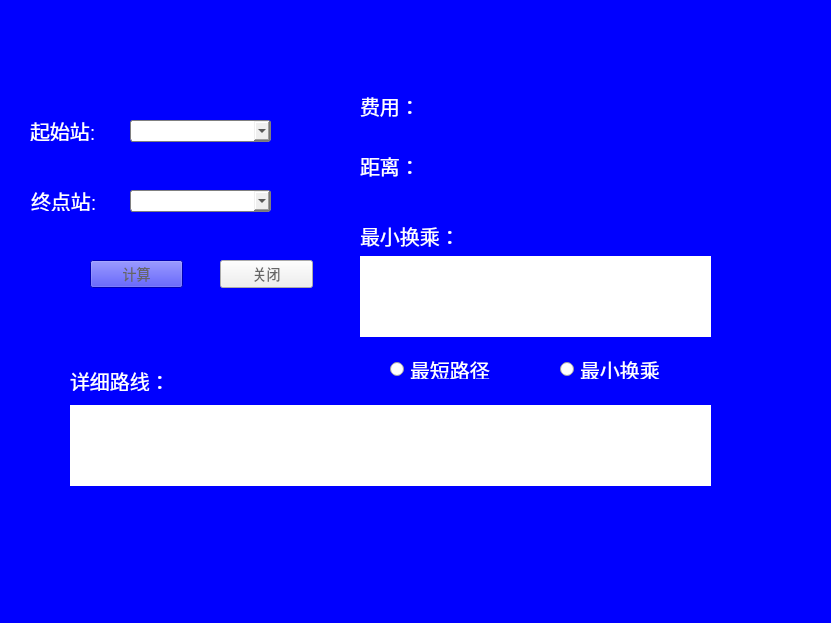
<?xml version="1.0" encoding="UTF-8"?>
<ui version="4.0">
 <class>SubwayForQtClass</class>
 <widget class="QMainWindow" name="SubwayForQtClass">
  <property name="geometry">
   <rect>
    <x>0</x>
    <y>0</y>
    <width>831</width>
    <height>623</height>
   </rect>
  </property>
  <property name="palette">
   <palette>
    <active>
     <colorrole role="WindowText">
      <brush brushstyle="SolidPattern">
       <color alpha="255">
        <red>0</red>
        <green>0</green>
        <blue>0</blue>
       </color>
      </brush>
     </colorrole>
     <colorrole role="Button">
      <brush brushstyle="SolidPattern">
       <color alpha="255">
        <red>0</red>
        <green>0</green>
        <blue>255</blue>
       </color>
      </brush>
     </colorrole>
     <colorrole role="Light">
      <brush brushstyle="SolidPattern">
       <color alpha="255">
        <red>127</red>
        <green>127</green>
        <blue>255</blue>
       </color>
      </brush>
     </colorrole>
     <colorrole role="Midlight">
      <brush brushstyle="SolidPattern">
       <color alpha="255">
        <red>63</red>
        <green>63</green>
        <blue>255</blue>
       </color>
      </brush>
     </colorrole>
     <colorrole role="Dark">
      <brush brushstyle="SolidPattern">
       <color alpha="255">
        <red>0</red>
        <green>0</green>
        <blue>127</blue>
       </color>
      </brush>
     </colorrole>
     <colorrole role="Mid">
      <brush brushstyle="SolidPattern">
       <color alpha="255">
        <red>0</red>
        <green>0</green>
        <blue>170</blue>
       </color>
      </brush>
     </colorrole>
     <colorrole role="Text">
      <brush brushstyle="SolidPattern">
       <color alpha="255">
        <red>0</red>
        <green>0</green>
        <blue>0</blue>
       </color>
      </brush>
     </colorrole>
     <colorrole role="BrightText">
      <brush brushstyle="SolidPattern">
       <color alpha="255">
        <red>255</red>
        <green>255</green>
        <blue>255</blue>
       </color>
      </brush>
     </colorrole>
     <colorrole role="ButtonText">
      <brush brushstyle="SolidPattern">
       <color alpha="255">
        <red>0</red>
        <green>0</green>
        <blue>0</blue>
       </color>
      </brush>
     </colorrole>
     <colorrole role="Base">
      <brush brushstyle="SolidPattern">
       <color alpha="255">
        <red>255</red>
        <green>255</green>
        <blue>255</blue>
       </color>
      </brush>
     </colorrole>
     <colorrole role="Window">
      <brush brushstyle="SolidPattern">
       <color alpha="255">
        <red>0</red>
        <green>0</green>
        <blue>255</blue>
       </color>
      </brush>
     </colorrole>
     <colorrole role="Shadow">
      <brush brushstyle="SolidPattern">
       <color alpha="255">
        <red>0</red>
        <green>0</green>
        <blue>0</blue>
       </color>
      </brush>
     </colorrole>
     <colorrole role="AlternateBase">
      <brush brushstyle="SolidPattern">
       <color alpha="255">
        <red>127</red>
        <green>127</green>
        <blue>255</blue>
       </color>
      </brush>
     </colorrole>
     <colorrole role="ToolTipBase">
      <brush brushstyle="SolidPattern">
       <color alpha="255">
        <red>255</red>
        <green>255</green>
        <blue>220</blue>
       </color>
      </brush>
     </colorrole>
     <colorrole role="ToolTipText">
      <brush brushstyle="SolidPattern">
       <color alpha="255">
        <red>0</red>
        <green>0</green>
        <blue>0</blue>
       </color>
      </brush>
     </colorrole>
    </active>
    <inactive>
     <colorrole role="WindowText">
      <brush brushstyle="SolidPattern">
       <color alpha="255">
        <red>0</red>
        <green>0</green>
        <blue>0</blue>
       </color>
      </brush>
     </colorrole>
     <colorrole role="Button">
      <brush brushstyle="SolidPattern">
       <color alpha="255">
        <red>0</red>
        <green>0</green>
        <blue>255</blue>
       </color>
      </brush>
     </colorrole>
     <colorrole role="Light">
      <brush brushstyle="SolidPattern">
       <color alpha="255">
        <red>127</red>
        <green>127</green>
        <blue>255</blue>
       </color>
      </brush>
     </colorrole>
     <colorrole role="Midlight">
      <brush brushstyle="SolidPattern">
       <color alpha="255">
        <red>63</red>
        <green>63</green>
        <blue>255</blue>
       </color>
      </brush>
     </colorrole>
     <colorrole role="Dark">
      <brush brushstyle="SolidPattern">
       <color alpha="255">
        <red>0</red>
        <green>0</green>
        <blue>127</blue>
       </color>
      </brush>
     </colorrole>
     <colorrole role="Mid">
      <brush brushstyle="SolidPattern">
       <color alpha="255">
        <red>0</red>
        <green>0</green>
        <blue>170</blue>
       </color>
      </brush>
     </colorrole>
     <colorrole role="Text">
      <brush brushstyle="SolidPattern">
       <color alpha="255">
        <red>0</red>
        <green>0</green>
        <blue>0</blue>
       </color>
      </brush>
     </colorrole>
     <colorrole role="BrightText">
      <brush brushstyle="SolidPattern">
       <color alpha="255">
        <red>255</red>
        <green>255</green>
        <blue>255</blue>
       </color>
      </brush>
     </colorrole>
     <colorrole role="ButtonText">
      <brush brushstyle="SolidPattern">
       <color alpha="255">
        <red>0</red>
        <green>0</green>
        <blue>0</blue>
       </color>
      </brush>
     </colorrole>
     <colorrole role="Base">
      <brush brushstyle="SolidPattern">
       <color alpha="255">
        <red>255</red>
        <green>255</green>
        <blue>255</blue>
       </color>
      </brush>
     </colorrole>
     <colorrole role="Window">
      <brush brushstyle="SolidPattern">
       <color alpha="255">
        <red>0</red>
        <green>0</green>
        <blue>255</blue>
       </color>
      </brush>
     </colorrole>
     <colorrole role="Shadow">
      <brush brushstyle="SolidPattern">
       <color alpha="255">
        <red>0</red>
        <green>0</green>
        <blue>0</blue>
       </color>
      </brush>
     </colorrole>
     <colorrole role="AlternateBase">
      <brush brushstyle="SolidPattern">
       <color alpha="255">
        <red>127</red>
        <green>127</green>
        <blue>255</blue>
       </color>
      </brush>
     </colorrole>
     <colorrole role="ToolTipBase">
      <brush brushstyle="SolidPattern">
       <color alpha="255">
        <red>255</red>
        <green>255</green>
        <blue>220</blue>
       </color>
      </brush>
     </colorrole>
     <colorrole role="ToolTipText">
      <brush brushstyle="SolidPattern">
       <color alpha="255">
        <red>0</red>
        <green>0</green>
        <blue>0</blue>
       </color>
      </brush>
     </colorrole>
    </inactive>
    <disabled>
     <colorrole role="WindowText">
      <brush brushstyle="SolidPattern">
       <color alpha="255">
        <red>0</red>
        <green>0</green>
        <blue>127</blue>
       </color>
      </brush>
     </colorrole>
     <colorrole role="Button">
      <brush brushstyle="SolidPattern">
       <color alpha="255">
        <red>0</red>
        <green>0</green>
        <blue>255</blue>
       </color>
      </brush>
     </colorrole>
     <colorrole role="Light">
      <brush brushstyle="SolidPattern">
       <color alpha="255">
        <red>127</red>
        <green>127</green>
        <blue>255</blue>
       </color>
      </brush>
     </colorrole>
     <colorrole role="Midlight">
      <brush brushstyle="SolidPattern">
       <color alpha="255">
        <red>63</red>
        <green>63</green>
        <blue>255</blue>
       </color>
      </brush>
     </colorrole>
     <colorrole role="Dark">
      <brush brushstyle="SolidPattern">
       <color alpha="255">
        <red>0</red>
        <green>0</green>
        <blue>127</blue>
       </color>
      </brush>
     </colorrole>
     <colorrole role="Mid">
      <brush brushstyle="SolidPattern">
       <color alpha="255">
        <red>0</red>
        <green>0</green>
        <blue>170</blue>
       </color>
      </brush>
     </colorrole>
     <colorrole role="Text">
      <brush brushstyle="SolidPattern">
       <color alpha="255">
        <red>0</red>
        <green>0</green>
        <blue>127</blue>
       </color>
      </brush>
     </colorrole>
     <colorrole role="BrightText">
      <brush brushstyle="SolidPattern">
       <color alpha="255">
        <red>255</red>
        <green>255</green>
        <blue>255</blue>
       </color>
      </brush>
     </colorrole>
     <colorrole role="ButtonText">
      <brush brushstyle="SolidPattern">
       <color alpha="255">
        <red>0</red>
        <green>0</green>
        <blue>127</blue>
       </color>
      </brush>
     </colorrole>
     <colorrole role="Base">
      <brush brushstyle="SolidPattern">
       <color alpha="255">
        <red>0</red>
        <green>0</green>
        <blue>255</blue>
       </color>
      </brush>
     </colorrole>
     <colorrole role="Window">
      <brush brushstyle="SolidPattern">
       <color alpha="255">
        <red>0</red>
        <green>0</green>
        <blue>255</blue>
       </color>
      </brush>
     </colorrole>
     <colorrole role="Shadow">
      <brush brushstyle="SolidPattern">
       <color alpha="255">
        <red>0</red>
        <green>0</green>
        <blue>0</blue>
       </color>
      </brush>
     </colorrole>
     <colorrole role="AlternateBase">
      <brush brushstyle="SolidPattern">
       <color alpha="255">
        <red>0</red>
        <green>0</green>
        <blue>255</blue>
       </color>
      </brush>
     </colorrole>
     <colorrole role="ToolTipBase">
      <brush brushstyle="SolidPattern">
       <color alpha="255">
        <red>255</red>
        <green>255</green>
        <blue>220</blue>
       </color>
      </brush>
     </colorrole>
     <colorrole role="ToolTipText">
      <brush brushstyle="SolidPattern">
       <color alpha="255">
        <red>0</red>
        <green>0</green>
        <blue>0</blue>
       </color>
      </brush>
     </colorrole>
    </disabled>
   </palette>
  </property>
  <property name="windowTitle">
   <string>SubwayForQt</string>
  </property>
  <widget class="QWidget" name="centralWidget">
   <widget class="QLabel" name="costLabel">
    <property name="geometry">
     <rect>
      <x>360</x>
      <y>90</y>
      <width>161</width>
      <height>31</height>
     </rect>
    </property>
    <property name="styleSheet">
     <string notr="true">color:white;font-size:20px; 
font-family:'Microsoft YaHei'</string>
    </property>
    <property name="text">
     <string>费用：</string>
    </property>
   </widget>
   <widget class="QLabel" name="distanceLabel">
    <property name="geometry">
     <rect>
      <x>360</x>
      <y>150</y>
      <width>311</width>
      <height>31</height>
     </rect>
    </property>
    <property name="styleSheet">
     <string notr="true">color:white;font-size:20px; 
font-family:'Microsoft YaHei'</string>
    </property>
    <property name="text">
     <string>距离：</string>
    </property>
   </widget>
   <widget class="QTextBrowser" name="path">
    <property name="geometry">
     <rect>
      <x>70</x>
      <y>405</y>
      <width>641</width>
      <height>81</height>
     </rect>
    </property>
    <property name="styleSheet">
     <string notr="true">QTextBrowser{border-width:0;border-style:outset;font-size=20px}</string>
    </property>
   </widget>
   <widget class="QLabel" name="startLabel">
    <property name="geometry">
     <rect>
      <x>30</x>
      <y>120</y>
      <width>91</width>
      <height>21</height>
     </rect>
    </property>
    <property name="styleSheet">
     <string notr="true">color:white;font-size:20px; 
font-family:'Microsoft YaHei'</string>
    </property>
    <property name="text">
     <string>起始站:</string>
    </property>
   </widget>
   <widget class="QComboBox" name="startCombo">
    <property name="geometry">
     <rect>
      <x>130</x>
      <y>120</y>
      <width>141</width>
      <height>22</height>
     </rect>
    </property>
    <property name="styleSheet">
     <string notr="true">QComboBox {
    border: 1px solid gray;
    border-radius: 3px;
    padding: 1px 2px 1px 2px; 
    min-width: 9em;  
}</string>
    </property>
    <property name="editable">
     <bool>true</bool>
    </property>
   </widget>
   <widget class="QComboBox" name="endCombo">
    <property name="geometry">
     <rect>
      <x>130</x>
      <y>190</y>
      <width>141</width>
      <height>22</height>
     </rect>
    </property>
    <property name="styleSheet">
     <string notr="true">QComboBox {
    border: 1px solid gray;
    border-radius: 3px;
    padding: 1px 2px 1px 2px; 
    min-width: 9em;  
}</string>
    </property>
    <property name="editable">
     <bool>true</bool>
    </property>
   </widget>
   <widget class="QLabel" name="endLabel">
    <property name="geometry">
     <rect>
      <x>31</x>
      <y>190</y>
      <width>71</width>
      <height>21</height>
     </rect>
    </property>
    <property name="styleSheet">
     <string notr="true">color:white;font-size:20px; 
font-family:'Microsoft YaHei'</string>
    </property>
    <property name="text">
     <string>终点站:</string>
    </property>
   </widget>
   <widget class="QPushButton" name="spendButton">
    <property name="geometry">
     <rect>
      <x>90</x>
      <y>260</y>
      <width>93</width>
      <height>28</height>
     </rect>
    </property>
    <property name="palette">
     <palette>
      <active>
       <colorrole role="WindowText">
        <brush brushstyle="SolidPattern">
         <color alpha="255">
          <red>102</red>
          <green>102</green>
          <blue>102</blue>
         </color>
        </brush>
       </colorrole>
       <colorrole role="Button">
        <brush brushstyle="SolidPattern">
         <color alpha="255">
          <red>0</red>
          <green>0</green>
          <blue>255</blue>
         </color>
        </brush>
       </colorrole>
       <colorrole role="Light">
        <brush brushstyle="SolidPattern">
         <color alpha="255">
          <red>127</red>
          <green>127</green>
          <blue>255</blue>
         </color>
        </brush>
       </colorrole>
       <colorrole role="Midlight">
        <brush brushstyle="SolidPattern">
         <color alpha="255">
          <red>63</red>
          <green>63</green>
          <blue>255</blue>
         </color>
        </brush>
       </colorrole>
       <colorrole role="Dark">
        <brush brushstyle="SolidPattern">
         <color alpha="255">
          <red>0</red>
          <green>0</green>
          <blue>127</blue>
         </color>
        </brush>
       </colorrole>
       <colorrole role="Mid">
        <brush brushstyle="SolidPattern">
         <color alpha="255">
          <red>0</red>
          <green>0</green>
          <blue>170</blue>
         </color>
        </brush>
       </colorrole>
       <colorrole role="Text">
        <brush brushstyle="SolidPattern">
         <color alpha="255">
          <red>102</red>
          <green>102</green>
          <blue>102</blue>
         </color>
        </brush>
       </colorrole>
       <colorrole role="BrightText">
        <brush brushstyle="SolidPattern">
         <color alpha="255">
          <red>255</red>
          <green>255</green>
          <blue>255</blue>
         </color>
        </brush>
       </colorrole>
       <colorrole role="ButtonText">
        <brush brushstyle="SolidPattern">
         <color alpha="255">
          <red>102</red>
          <green>102</green>
          <blue>102</blue>
         </color>
        </brush>
       </colorrole>
       <colorrole role="Base">
        <brush brushstyle="SolidPattern">
         <color alpha="255">
          <red>255</red>
          <green>255</green>
          <blue>255</blue>
         </color>
        </brush>
       </colorrole>
       <colorrole role="Window">
        <brush brushstyle="SolidPattern">
         <color alpha="255">
          <red>0</red>
          <green>0</green>
          <blue>255</blue>
         </color>
        </brush>
       </colorrole>
       <colorrole role="Shadow">
        <brush brushstyle="SolidPattern">
         <color alpha="255">
          <red>0</red>
          <green>0</green>
          <blue>0</blue>
         </color>
        </brush>
       </colorrole>
       <colorrole role="AlternateBase">
        <brush brushstyle="SolidPattern">
         <color alpha="255">
          <red>127</red>
          <green>127</green>
          <blue>255</blue>
         </color>
        </brush>
       </colorrole>
       <colorrole role="ToolTipBase">
        <brush brushstyle="SolidPattern">
         <color alpha="255">
          <red>255</red>
          <green>255</green>
          <blue>220</blue>
         </color>
        </brush>
       </colorrole>
       <colorrole role="ToolTipText">
        <brush brushstyle="SolidPattern">
         <color alpha="255">
          <red>0</red>
          <green>0</green>
          <blue>0</blue>
         </color>
        </brush>
       </colorrole>
      </active>
      <inactive>
       <colorrole role="WindowText">
        <brush brushstyle="SolidPattern">
         <color alpha="255">
          <red>102</red>
          <green>102</green>
          <blue>102</blue>
         </color>
        </brush>
       </colorrole>
       <colorrole role="Button">
        <brush brushstyle="SolidPattern">
         <color alpha="255">
          <red>0</red>
          <green>0</green>
          <blue>255</blue>
         </color>
        </brush>
       </colorrole>
       <colorrole role="Light">
        <brush brushstyle="SolidPattern">
         <color alpha="255">
          <red>127</red>
          <green>127</green>
          <blue>255</blue>
         </color>
        </brush>
       </colorrole>
       <colorrole role="Midlight">
        <brush brushstyle="SolidPattern">
         <color alpha="255">
          <red>63</red>
          <green>63</green>
          <blue>255</blue>
         </color>
        </brush>
       </colorrole>
       <colorrole role="Dark">
        <brush brushstyle="SolidPattern">
         <color alpha="255">
          <red>0</red>
          <green>0</green>
          <blue>127</blue>
         </color>
        </brush>
       </colorrole>
       <colorrole role="Mid">
        <brush brushstyle="SolidPattern">
         <color alpha="255">
          <red>0</red>
          <green>0</green>
          <blue>170</blue>
         </color>
        </brush>
       </colorrole>
       <colorrole role="Text">
        <brush brushstyle="SolidPattern">
         <color alpha="255">
          <red>102</red>
          <green>102</green>
          <blue>102</blue>
         </color>
        </brush>
       </colorrole>
       <colorrole role="BrightText">
        <brush brushstyle="SolidPattern">
         <color alpha="255">
          <red>255</red>
          <green>255</green>
          <blue>255</blue>
         </color>
        </brush>
       </colorrole>
       <colorrole role="ButtonText">
        <brush brushstyle="SolidPattern">
         <color alpha="255">
          <red>102</red>
          <green>102</green>
          <blue>102</blue>
         </color>
        </brush>
       </colorrole>
       <colorrole role="Base">
        <brush brushstyle="SolidPattern">
         <color alpha="255">
          <red>255</red>
          <green>255</green>
          <blue>255</blue>
         </color>
        </brush>
       </colorrole>
       <colorrole role="Window">
        <brush brushstyle="SolidPattern">
         <color alpha="255">
          <red>0</red>
          <green>0</green>
          <blue>255</blue>
         </color>
        </brush>
       </colorrole>
       <colorrole role="Shadow">
        <brush brushstyle="SolidPattern">
         <color alpha="255">
          <red>0</red>
          <green>0</green>
          <blue>0</blue>
         </color>
        </brush>
       </colorrole>
       <colorrole role="AlternateBase">
        <brush brushstyle="SolidPattern">
         <color alpha="255">
          <red>127</red>
          <green>127</green>
          <blue>255</blue>
         </color>
        </brush>
       </colorrole>
       <colorrole role="ToolTipBase">
        <brush brushstyle="SolidPattern">
         <color alpha="255">
          <red>255</red>
          <green>255</green>
          <blue>220</blue>
         </color>
        </brush>
       </colorrole>
       <colorrole role="ToolTipText">
        <brush brushstyle="SolidPattern">
         <color alpha="255">
          <red>0</red>
          <green>0</green>
          <blue>0</blue>
         </color>
        </brush>
       </colorrole>
      </inactive>
      <disabled>
       <colorrole role="WindowText">
        <brush brushstyle="SolidPattern">
         <color alpha="255">
          <red>102</red>
          <green>102</green>
          <blue>102</blue>
         </color>
        </brush>
       </colorrole>
       <colorrole role="Button">
        <brush brushstyle="SolidPattern">
         <color alpha="255">
          <red>0</red>
          <green>0</green>
          <blue>255</blue>
         </color>
        </brush>
       </colorrole>
       <colorrole role="Light">
        <brush brushstyle="SolidPattern">
         <color alpha="255">
          <red>127</red>
          <green>127</green>
          <blue>255</blue>
         </color>
        </brush>
       </colorrole>
       <colorrole role="Midlight">
        <brush brushstyle="SolidPattern">
         <color alpha="255">
          <red>63</red>
          <green>63</green>
          <blue>255</blue>
         </color>
        </brush>
       </colorrole>
       <colorrole role="Dark">
        <brush brushstyle="SolidPattern">
         <color alpha="255">
          <red>0</red>
          <green>0</green>
          <blue>127</blue>
         </color>
        </brush>
       </colorrole>
       <colorrole role="Mid">
        <brush brushstyle="SolidPattern">
         <color alpha="255">
          <red>0</red>
          <green>0</green>
          <blue>170</blue>
         </color>
        </brush>
       </colorrole>
       <colorrole role="Text">
        <brush brushstyle="SolidPattern">
         <color alpha="255">
          <red>102</red>
          <green>102</green>
          <blue>102</blue>
         </color>
        </brush>
       </colorrole>
       <colorrole role="BrightText">
        <brush brushstyle="SolidPattern">
         <color alpha="255">
          <red>255</red>
          <green>255</green>
          <blue>255</blue>
         </color>
        </brush>
       </colorrole>
       <colorrole role="ButtonText">
        <brush brushstyle="SolidPattern">
         <color alpha="255">
          <red>102</red>
          <green>102</green>
          <blue>102</blue>
         </color>
        </brush>
       </colorrole>
       <colorrole role="Base">
        <brush brushstyle="SolidPattern">
         <color alpha="255">
          <red>0</red>
          <green>0</green>
          <blue>255</blue>
         </color>
        </brush>
       </colorrole>
       <colorrole role="Window">
        <brush brushstyle="SolidPattern">
         <color alpha="255">
          <red>0</red>
          <green>0</green>
          <blue>255</blue>
         </color>
        </brush>
       </colorrole>
       <colorrole role="Shadow">
        <brush brushstyle="SolidPattern">
         <color alpha="255">
          <red>0</red>
          <green>0</green>
          <blue>0</blue>
         </color>
        </brush>
       </colorrole>
       <colorrole role="AlternateBase">
        <brush brushstyle="SolidPattern">
         <color alpha="255">
          <red>0</red>
          <green>0</green>
          <blue>255</blue>
         </color>
        </brush>
       </colorrole>
       <colorrole role="ToolTipBase">
        <brush brushstyle="SolidPattern">
         <color alpha="255">
          <red>255</red>
          <green>255</green>
          <blue>220</blue>
         </color>
        </brush>
       </colorrole>
       <colorrole role="ToolTipText">
        <brush brushstyle="SolidPattern">
         <color alpha="255">
          <red>0</red>
          <green>0</green>
          <blue>0</blue>
         </color>
        </brush>
       </colorrole>
      </disabled>
     </palette>
    </property>
    <property name="styleSheet">
     <string notr="true">QPushButton{ font-family:'Microsoft YaHei';font-size:14px;color:#666666;}</string>
    </property>
    <property name="text">
     <string>计算</string>
    </property>
   </widget>
   <widget class="QLabel" name="label">
    <property name="geometry">
     <rect>
      <x>70</x>
      <y>370</y>
      <width>121</width>
      <height>21</height>
     </rect>
    </property>
    <property name="styleSheet">
     <string notr="true">color:white;font-size:20px; 
font-family:'Microsoft YaHei'</string>
    </property>
    <property name="text">
     <string>详细路线：</string>
    </property>
   </widget>
   <widget class="QTextBrowser" name="path2">
    <property name="geometry">
     <rect>
      <x>360</x>
      <y>256</y>
      <width>351</width>
      <height>81</height>
     </rect>
    </property>
    <property name="styleSheet">
     <string notr="true">QTextBrowser{border-width:0;border-style:outset;font-size=20px}</string>
    </property>
   </widget>
   <widget class="QLabel" name="label_2">
    <property name="geometry">
     <rect>
      <x>360</x>
      <y>220</y>
      <width>111</width>
      <height>31</height>
     </rect>
    </property>
    <property name="styleSheet">
     <string notr="true">color:white;font-size:20px;</string>
    </property>
    <property name="text">
     <string>最小换乘：</string>
    </property>
   </widget>
   <widget class="QPushButton" name="close">
    <property name="geometry">
     <rect>
      <x>220</x>
      <y>260</y>
      <width>93</width>
      <height>28</height>
     </rect>
    </property>
    <property name="styleSheet">
     <string notr="true">QPushButton{ font-family:'Microsoft YaHei';font-size:14px;color:#666666;}</string>
    </property>
    <property name="text">
     <string>关闭</string>
    </property>
   </widget>
   <widget class="QRadioButton" name="PathRadio">
    <property name="geometry">
     <rect>
      <x>390</x>
      <y>360</y>
      <width>115</width>
      <height>19</height>
     </rect>
    </property>
    <property name="styleSheet">
     <string notr="true">color:white;font-size:20px;</string>
    </property>
    <property name="text">
     <string>最短路径</string>
    </property>
   </widget>
   <widget class="QRadioButton" name="TranRadio">
    <property name="geometry">
     <rect>
      <x>560</x>
      <y>360</y>
      <width>115</width>
      <height>19</height>
     </rect>
    </property>
    <property name="styleSheet">
     <string notr="true">color:white;font-size:20px;</string>
    </property>
    <property name="text">
     <string>最小换乘</string>
    </property>
   </widget>
  </widget>
 </widget>
 <layoutdefault spacing="6" margin="11"/>
 <resources>
  <include location="SubwayForQt.qrc"/>
 </resources>
 <connections/>
</ui>
